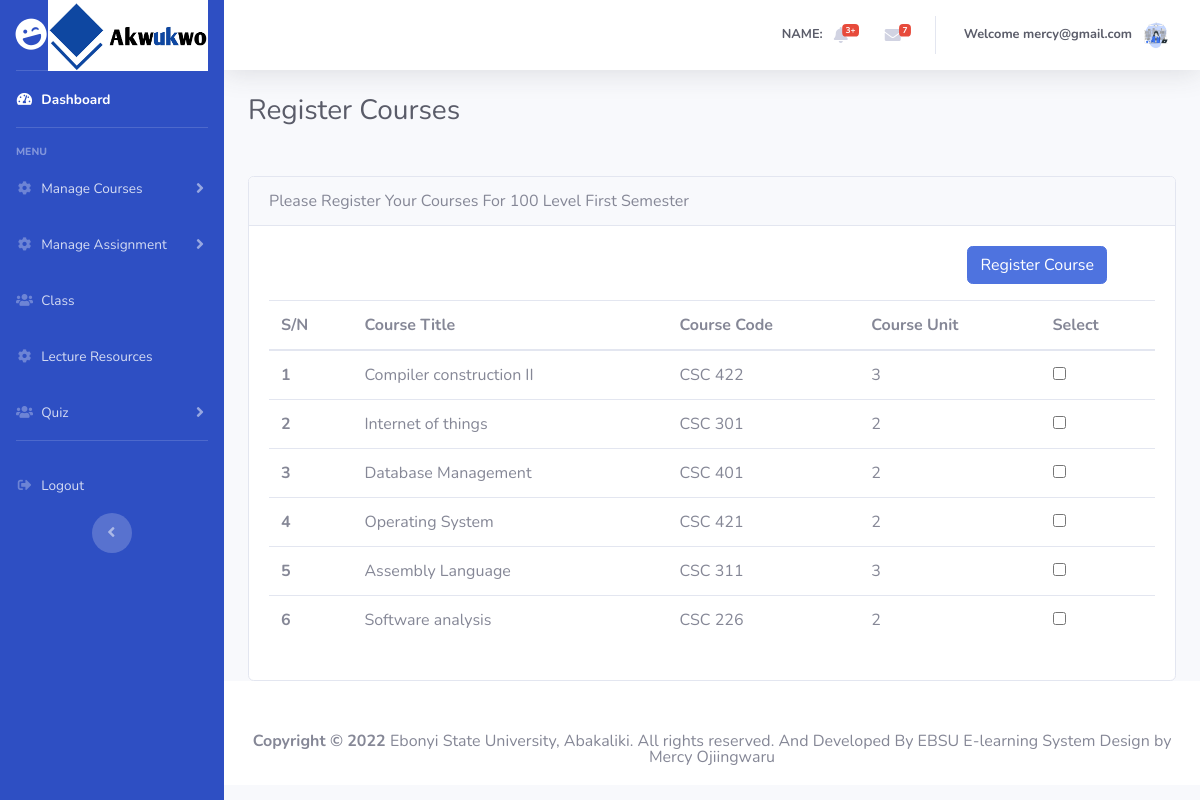
/students/registercos.php (signed in), run on the app's committed database.
### tables this page shows
CREATE TABLE `course` (
  `id` int(10) NOT NULL,
  `coursetitle` varchar(30) NOT NULL,
  `coursecode` varchar(10) NOT NULL,
  `unit` varchar(10) NOT NULL
);

### server/classes/dbconnection.php (called while the page is built, shortened)
<?php
class DbConnection {
	private $host = "localhost";
	private $dbname = "e-learning";
	private $username = "root";
	private $password = "";
	public function __construct() {
		try {
			$this->connection = new PDO('mysql:host='.$this->host.';dbname='.$this->dbname, $this->username, $this->password);
		} catch(PDOException $ex) {
			echo $ex->getMessage();
		}
	}
}
?>

### server/classes/fetchData.php (called while the page is built, shortened)
<?php
    require_once('dbconnection.php');
    class fetchData extends DbConnection {
        public function displayAllCourses(){
            $sql = "SELECT * FROM course ORDER BY id ";
            $qry = $this->connection->prepare($sql);
            $exec = $qry->execute(array());
            if($qry->errorCode() == 0){
                if ($qry->rowCount() > 0) {
                    return $qry->fetchAll(PDO::FETCH_ASSOC);
                }else{
                    return 0;
                }
            }else{
                return array('status'=>0, 'message'=>$qry->errorInfo());
            }
        }
    }
?>

### students/registercos.php (the view, shortened to what this page needs)
<?php
  require_once 'header.php';
  require_once '../server/classes/fetchData.php';
  $fetchData = new fetchData;
?>
<div class="container-fluid">
  <h1 class="h3 mb-4 text-gray-800">Register Courses</h1>
  <div class="card card-register mx-auto mt-5">
    <div class="card-header">Please Register Your Courses For 100 Level First Semester</div>
      <div class="card-body">
        <div class="table-responsive" style="overflow-x:scroll;">
            <form action="" method="POST">
              <table class="table table-hover">
                  <thead>
                      <tr>
                        <th scope="col">S/N</th>
                        <th scope="col">Course Title</th>
                        <th scope="col">Course Code</th>
                        <th scope="col">Course Unit</th>
                        <th scope="col">Select</th>
                      </tr>
                  </thead>
                  <tbody>
                  <?php
                    $fetchResponse = $fetchData->displayAllCourses();
                    if(is_array($fetchResponse)){
                      if(isset($fetchResponse['status'])){
                          '<div class="alert alert-danger">'.print_r($fetchResponse['message']).'</div>';
                      }else {
                        $count = 1;
                        foreach($fetchResponse as $row){
                        $crs = $row['id'].",".$row['coursetitle'].",".$row['coursecode'].",".$row['unit'];
                  ?>
                    <tr>
                      <th scope="row"><?php echo $count; ?></th>
                      <td name="cos[]"><?php echo $row['coursetitle']?></td>
                      <td name="cos[]"><?php echo $row['coursecode']?></td>
                      <td name="cos[]"><?php echo $row['unit']?></td>
                      <td>
                        <input type="checkbox" name="courses[]" id="checkbox" value="<?php echo $crs ?>">
                      </td>
                    </tr>
                    <?php
                    $count+=1;
                    }}}
                  ?>
                  <tr>
                    <div class="text-right px-5 pb-3">
                      <button class="btn btn-primary" name="btnAdd">Register Course</button>
                    </div>
                  </tr>
                  </tbody>
              </table>
            </form>
        </div>
      </div>
  </div>
</div>
<?php
	require_once 'footer.php';
?>

### assets/css/style.css (style rules this page uses)
* { margin:0; padding: 0; box-sizing: border-box; }

### data on the page
course: coursetitle "Compiler construction II", coursecode "CSC 422", unit "3"
course: coursetitle "Internet of things", coursecode "CSC 301", unit "2"
course: coursetitle "Database Management", coursecode "CSC 401", unit "2"
course: coursetitle "Operating System", coursecode "CSC 421", unit "2"
course: coursetitle "Assembly Language", coursecode "CSC 311", unit "3"
course: coursetitle "Software analysis", coursecode "CSC 226", unit "2"

### other printed values
$_SESSION['email'] "mercy@gmail.com"
FULL_NAME "EBSU E-learning System"
DEVELOPERNAME "Mercy Ojiingwaru"
